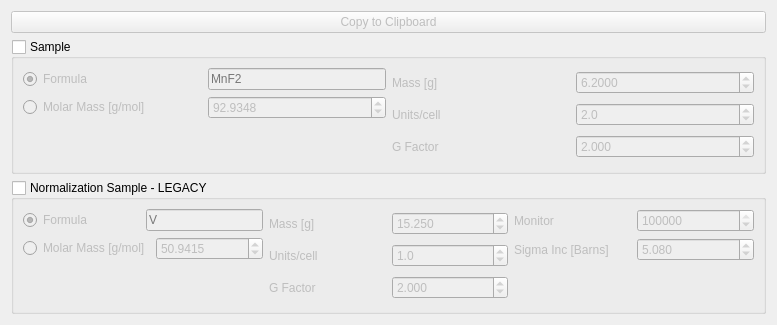
<?xml version="1.0" encoding="UTF-8"?>
<ui version="4.0">
 <class>Form</class>
 <widget class="QWidget" name="Form">
  <property name="geometry">
   <rect>
    <x>0</x>
    <y>0</y>
    <width>777</width>
    <height>325</height>
   </rect>
  </property>
  <property name="windowTitle">
   <string>Absolute Normalization Tool</string>
  </property>
  <layout class="QVBoxLayout" name="verticalLayout_7">
   <item>
    <widget class="QPushButton" name="NormalizationManager_applyNormalization_btn">
     <property name="enabled">
      <bool>false</bool>
     </property>
     <property name="toolTip">
      <string>Apply normalization on current converted dataset</string>
     </property>
     <property name="text">
      <string>Copy to Clipboard</string>
     </property>
    </widget>
   </item>
   <item>
    <widget class="QGroupBox" name="NormalizationManager_sampleGroupBox_checkBox">
     <property name="toolTip">
      <string>Use inputted sample parameters for normalization</string>
     </property>
     <property name="title">
      <string>Sample</string>
     </property>
     <property name="flat">
      <bool>false</bool>
     </property>
     <property name="checkable">
      <bool>true</bool>
     </property>
     <property name="checked">
      <bool>false</bool>
     </property>
     <layout class="QHBoxLayout" name="horizontalLayout_4">
      <item>
       <layout class="QHBoxLayout" name="horizontalLayout">
        <item>
         <layout class="QVBoxLayout" name="verticalLayout">
          <item>
           <layout class="QHBoxLayout" name="horizontalLayout_6">
            <item>
             <widget class="QRadioButton" name="NormalizationManager_sampleFormula_radioButton">
              <property name="toolTip">
               <string>Use chemical formula to calculate molar mass</string>
              </property>
              <property name="text">
               <string>Formula</string>
              </property>
              <property name="checked">
               <bool>true</bool>
              </property>
              <attribute name="buttonGroup">
               <string notr="true">buttonGroup</string>
              </attribute>
             </widget>
            </item>
            <item>
             <widget class="QLineEdit" name="NormalizationManager_sampleFormula_lineEdit">
              <property name="sizePolicy">
               <sizepolicy hsizetype="Preferred" vsizetype="Fixed">
                <horstretch>0</horstretch>
                <verstretch>0</verstretch>
               </sizepolicy>
              </property>
              <property name="toolTip">
               <string>Chemical formula of sample</string>
              </property>
              <property name="placeholderText">
               <string>MnF2</string>
              </property>
             </widget>
            </item>
           </layout>
          </item>
          <item>
           <layout class="QHBoxLayout" name="horizontalLayout_5">
            <item>
             <widget class="QRadioButton" name="NormalizationManager_sampleMolarMass_radioButton">
              <property name="toolTip">
               <string>Use custom molar mass</string>
              </property>
              <property name="text">
               <string>Molar Mass [g/mol]</string>
              </property>
              <attribute name="buttonGroup">
               <string notr="true">buttonGroup</string>
              </attribute>
             </widget>
            </item>
            <item>
             <widget class="QDoubleSpinBox" name="NormalizationManager_sampleMolarMass_spinBox">
              <property name="enabled">
               <bool>false</bool>
              </property>
              <property name="toolTip">
               <string>Molar mass in grams/mol</string>
              </property>
              <property name="decimals">
               <number>4</number>
              </property>
              <property name="maximum">
               <double>99999.990000000005239</double>
              </property>
              <property name="value">
               <double>92.934799999999996</double>
              </property>
             </widget>
            </item>
           </layout>
          </item>
          <item>
           <spacer name="verticalSpacer_3">
            <property name="orientation">
             <enum>Qt::Vertical</enum>
            </property>
            <property name="sizeHint" stdset="0">
             <size>
              <width>20</width>
              <height>40</height>
             </size>
            </property>
           </spacer>
          </item>
         </layout>
        </item>
        <item>
         <layout class="QVBoxLayout" name="verticalLayout_3">
          <item>
           <layout class="QHBoxLayout" name="horizontalLayout_2">
            <item>
             <widget class="QLabel" name="label_2">
              <property name="text">
               <string>Mass [g]</string>
              </property>
             </widget>
            </item>
            <item>
             <widget class="QDoubleSpinBox" name="NormalizationManager_sampleMass_spinBox">
              <property name="toolTip">
               <string>Sample mass in grams</string>
              </property>
              <property name="decimals">
               <number>4</number>
              </property>
              <property name="singleStep">
               <double>0.100000000000000</double>
              </property>
              <property name="value">
               <double>6.200000000000000</double>
              </property>
             </widget>
            </item>
           </layout>
          </item>
          <item>
           <layout class="QHBoxLayout" name="horizontalLayout_3">
            <item>
             <widget class="QLabel" name="label_3">
              <property name="text">
               <string>Units/cell</string>
              </property>
             </widget>
            </item>
            <item>
             <widget class="QDoubleSpinBox" name="NormalizationManager_sampleUnitsPerCell_spinBox">
              <property name="toolTip">
               <string>Number of chemical units in unit cell</string>
              </property>
              <property name="decimals">
               <number>1</number>
              </property>
              <property name="value">
               <double>2.000000000000000</double>
              </property>
             </widget>
            </item>
           </layout>
          </item>
          <item>
           <layout class="QHBoxLayout" name="horizontalLayout_7">
            <item>
             <widget class="QLabel" name="label_6">
              <property name="text">
               <string>G Factor</string>
              </property>
             </widget>
            </item>
            <item>
             <widget class="QDoubleSpinBox" name="NormalizationManager_sampleGFactor_spinBox">
              <property name="toolTip">
               <string>Isotropic G factor</string>
              </property>
              <property name="decimals">
               <number>3</number>
              </property>
              <property name="maximum">
               <double>999.990000000000009</double>
              </property>
              <property name="value">
               <double>2.000000000000000</double>
              </property>
             </widget>
            </item>
           </layout>
          </item>
         </layout>
        </item>
        <item>
         <layout class="QVBoxLayout" name="verticalLayout_4">
          <property name="sizeConstraint">
           <enum>QLayout::SetDefaultConstraint</enum>
          </property>
         </layout>
        </item>
       </layout>
      </item>
     </layout>
    </widget>
   </item>
   <item>
    <widget class="QGroupBox" name="NormalizationManager_normalizationSampleGroupBox_checkBox">
     <property name="toolTip">
      <string>Only applicable for measurements performed before 2021</string>
     </property>
     <property name="title">
      <string>Normalization Sample - LEGACY</string>
     </property>
     <property name="flat">
      <bool>false</bool>
     </property>
     <property name="checkable">
      <bool>true</bool>
     </property>
     <property name="checked">
      <bool>false</bool>
     </property>
     <property name="border" stdset="0">
      <string>&quot;1 px solid gray;&quot;</string>
     </property>
     <property name="border-radius" stdset="0">
      <string>&quot;9 px;&quot;</string>
     </property>
     <property name="margin-top" stdset="0">
      <string>&quot;0.5em;&quot;</string>
     </property>
     <layout class="QHBoxLayout" name="horizontalLayout_8">
      <item>
       <layout class="QHBoxLayout" name="horizontalLayout_9">
        <item>
         <layout class="QVBoxLayout" name="verticalLayout_2">
          <item>
           <layout class="QHBoxLayout" name="horizontalLayout_10">
            <item>
             <widget class="QRadioButton" name="NormalizationManager_normalizationSampleFormula_radioButton">
              <property name="toolTip">
               <string>Use Chemical formula of sample to calculate molar mass</string>
              </property>
              <property name="text">
               <string>Formula</string>
              </property>
              <property name="checked">
               <bool>true</bool>
              </property>
              <attribute name="buttonGroup">
               <string notr="true">buttonGroup_2</string>
              </attribute>
             </widget>
            </item>
            <item>
             <widget class="QLineEdit" name="NormalizationManager_normalizationSampleFormula_lineEdit">
              <property name="sizePolicy">
               <sizepolicy hsizetype="Preferred" vsizetype="Fixed">
                <horstretch>0</horstretch>
                <verstretch>0</verstretch>
               </sizepolicy>
              </property>
              <property name="toolTip">
               <string>Chemical formula of normalization sample</string>
              </property>
              <property name="placeholderText">
               <string>V</string>
              </property>
             </widget>
            </item>
           </layout>
          </item>
          <item>
           <layout class="QHBoxLayout" name="horizontalLayout_14">
            <property name="sizeConstraint">
             <enum>QLayout::SetDefaultConstraint</enum>
            </property>
            <property name="leftMargin">
             <number>0</number>
            </property>
            <property name="topMargin">
             <number>0</number>
            </property>
            <property name="rightMargin">
             <number>0</number>
            </property>
            <property name="bottomMargin">
             <number>0</number>
            </property>
            <item>
             <widget class="QRadioButton" name="NormalizationManager_normalizationSampleMolarMass_radioButton">
              <property name="toolTip">
               <string>Use custom molar mass for normalization</string>
              </property>
              <property name="text">
               <string>Molar Mass [g/mol]</string>
              </property>
              <attribute name="buttonGroup">
               <string notr="true">buttonGroup_2</string>
              </attribute>
             </widget>
            </item>
            <item>
             <widget class="QDoubleSpinBox" name="NormalizationManager_normalizationSampleMolarMass_spinBox">
              <property name="enabled">
               <bool>false</bool>
              </property>
              <property name="toolTip">
               <string>Molar mass in grams/mol</string>
              </property>
              <property name="decimals">
               <number>4</number>
              </property>
              <property name="maximum">
               <double>99999.990000000005239</double>
              </property>
              <property name="value">
               <double>50.941499999999998</double>
              </property>
             </widget>
            </item>
           </layout>
          </item>
          <item>
           <spacer name="verticalSpacer_2">
            <property name="orientation">
             <enum>Qt::Vertical</enum>
            </property>
            <property name="sizeHint" stdset="0">
             <size>
              <width>20</width>
              <height>40</height>
             </size>
            </property>
           </spacer>
          </item>
         </layout>
        </item>
        <item>
         <layout class="QVBoxLayout" name="verticalLayout_5">
          <item>
           <layout class="QHBoxLayout" name="horizontalLayout_11">
            <item>
             <widget class="QLabel" name="label_9">
              <property name="text">
               <string>Mass [g]</string>
              </property>
             </widget>
            </item>
            <item>
             <widget class="QDoubleSpinBox" name="NormalizationManager_normalizationSampleMass_spinBox">
              <property name="toolTip">
               <string>Mass of normalization sample in grams</string>
              </property>
              <property name="decimals">
               <number>3</number>
              </property>
              <property name="singleStep">
               <double>0.100000000000000</double>
              </property>
              <property name="value">
               <double>15.250000000000000</double>
              </property>
             </widget>
            </item>
           </layout>
          </item>
          <item>
           <layout class="QHBoxLayout" name="horizontalLayout_12">
            <item>
             <widget class="QLabel" name="label_10">
              <property name="text">
               <string>Units/cell</string>
              </property>
             </widget>
            </item>
            <item>
             <widget class="QDoubleSpinBox" name="NormalizationManager_normalizationSampleUnitsPerCell_spinBox">
              <property name="toolTip">
               <string>Number of chemical units in unit cell</string>
              </property>
              <property name="decimals">
               <number>1</number>
              </property>
              <property name="value">
               <double>1.000000000000000</double>
              </property>
             </widget>
            </item>
           </layout>
          </item>
          <item>
           <layout class="QHBoxLayout" name="horizontalLayout_16">
            <item>
             <widget class="QLabel" name="label_8">
              <property name="text">
               <string>G Factor</string>
              </property>
             </widget>
            </item>
            <item>
             <widget class="QDoubleSpinBox" name="NormalizationManager_normalizationSampleGFactor_spinBox">
              <property name="sizePolicy">
               <sizepolicy hsizetype="Preferred" vsizetype="Fixed">
                <horstretch>0</horstretch>
                <verstretch>0</verstretch>
               </sizepolicy>
              </property>
              <property name="toolTip">
               <string>Isotropic G factor</string>
              </property>
              <property name="decimals">
               <number>3</number>
              </property>
              <property name="maximum">
               <double>999.990000000000009</double>
              </property>
              <property name="value">
               <double>2.000000000000000</double>
              </property>
             </widget>
            </item>
           </layout>
          </item>
         </layout>
        </item>
        <item>
         <layout class="QVBoxLayout" name="verticalLayout_6">
          <item>
           <layout class="QHBoxLayout" name="horizontalLayout_13">
            <item>
             <widget class="QLabel" name="label_14">
              <property name="text">
               <string>Monitor</string>
              </property>
             </widget>
            </item>
            <item>
             <widget class="QDoubleSpinBox" name="NormalizationManager_normalizationMonitor_spinBox">
              <property name="toolTip">
               <string>Monitor count per scan point</string>
              </property>
              <property name="decimals">
               <number>0</number>
              </property>
              <property name="maximum">
               <double>10000000.000000000000000</double>
              </property>
              <property name="singleStep">
               <double>1000.000000000000000</double>
              </property>
              <property name="value">
               <double>100000.000000000000000</double>
              </property>
             </widget>
            </item>
           </layout>
          </item>
          <item>
           <layout class="QHBoxLayout" name="horizontalLayout_15">
            <item>
             <widget class="QLabel" name="label_13">
              <property name="text">
               <string>Sigma Inc [Barns]</string>
              </property>
             </widget>
            </item>
            <item>
             <widget class="QDoubleSpinBox" name="NormalizationManager_normalizationSampleSigmaInc_spinBox">
              <property name="sizePolicy">
               <sizepolicy hsizetype="Preferred" vsizetype="Fixed">
                <horstretch>0</horstretch>
                <verstretch>0</verstretch>
               </sizepolicy>
              </property>
              <property name="toolTip">
               <string>Incoherent signal strength of normalization sample in Barns</string>
              </property>
              <property name="decimals">
               <number>3</number>
              </property>
              <property name="value">
               <double>5.080000000000000</double>
              </property>
             </widget>
            </item>
           </layout>
          </item>
          <item>
           <spacer name="verticalSpacer">
            <property name="orientation">
             <enum>Qt::Vertical</enum>
            </property>
            <property name="sizeHint" stdset="0">
             <size>
              <width>20</width>
              <height>40</height>
             </size>
            </property>
           </spacer>
          </item>
         </layout>
        </item>
       </layout>
      </item>
     </layout>
    </widget>
   </item>
  </layout>
 </widget>
 <resources/>
 <connections/>
 <buttongroups>
  <buttongroup name="buttonGroup_2"/>
  <buttongroup name="buttonGroup"/>
 </buttongroups>
</ui>
